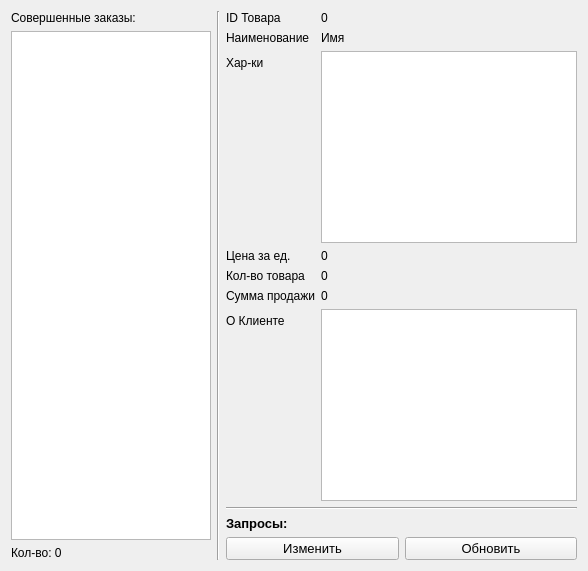
      <widget class="QWidget" name="page_6_finished_orders">
       <layout class="QHBoxLayout" name="horizontalLayout_15">
        <item>
         <layout class="QVBoxLayout" name="verticalLayout_13">
          <item>
           <widget class="QLabel" name="label_60">
            <property name="text">
             <string>Совершенные заказы:</string>
            </property>
           </widget>
          </item>
          <item>
           <widget class="QListView" name="_6_listView_finished_orders">
            <property name="sizePolicy">
             <sizepolicy hsizetype="Fixed" vsizetype="Expanding">
              <horstretch>0</horstretch>
              <verstretch>0</verstretch>
             </sizepolicy>
            </property>
            <property name="maximumSize">
             <size>
              <width>200</width>
              <height>16777215</height>
             </size>
            </property>
           </widget>
          </item>
          <item>
           <widget class="QLabel" name="_6_label_orders_count">
            <property name="text">
             <string>Кол-во: 0</string>
            </property>
           </widget>
          </item>
         </layout>
        </item>
        <item>
         <widget class="Line" name="line_10">
          <property name="orientation">
           <enum>Qt::Vertical</enum>
          </property>
         </widget>
        </item>
        <item>
         <layout class="QVBoxLayout" name="verticalLayout_14">
          <item>
           <layout class="QFormLayout" name="formLayout_6">
            <item row="0" column="0">
             <widget class="QLabel" name="label_72">
              <property name="text">
               <string>ID Товара</string>
              </property>
             </widget>
            </item>
            <item row="0" column="1">
             <widget class="QLabel" name="_6_label_product_id">
              <property name="text">
               <string>0</string>
              </property>
             </widget>
            </item>
            <item row="1" column="0">
             <widget class="QLabel" name="label_75">
              <property name="text">
               <string>Наименование</string>
              </property>
             </widget>
            </item>
            <item row="2" column="0">
             <widget class="QLabel" name="label_76">
              <property name="text">
               <string>Хар-ки</string>
              </property>
             </widget>
            </item>
            <item row="2" column="1">
             <widget class="QPlainTextEdit" name="_6_plainTextEdit_product_specs">
              <property name="minimumSize">
               <size>
                <width>0</width>
                <height>40</height>
               </size>
              </property>
              <property name="readOnly">
               <bool>true</bool>
              </property>
             </widget>
            </item>
            <item row="3" column="0">
             <widget class="QLabel" name="label_77">
              <property name="text">
               <string>Цена за ед.</string>
              </property>
             </widget>
            </item>
            <item row="3" column="1">
             <widget class="QLabel" name="_6_label_price_for_one">
              <property name="text">
               <string>0</string>
              </property>
             </widget>
            </item>
            <item row="4" column="0">
             <widget class="QLabel" name="label_78">
              <property name="text">
               <string>Кол-во товара</string>
              </property>
             </widget>
            </item>
            <item row="4" column="1">
             <widget class="QLabel" name="_6_label_count_of_product">
              <property name="text">
               <string>0</string>
              </property>
             </widget>
            </item>
            <item row="5" column="0">
             <widget class="QLabel" name="label_79">
              <property name="text">
               <string>Сумма продажи</string>
              </property>
             </widget>
            </item>
            <item row="5" column="1">
             <widget class="QLabel" name="_6_label_price">
              <property name="text">
               <string>0</string>
              </property>
             </widget>
            </item>
            <item row="6" column="0">
             <widget class="QLabel" name="label_80">
              <property name="text">
               <string>О Клиенте</string>
              </property>
             </widget>
            </item>
            <item row="6" column="1">
             <widget class="QPlainTextEdit" name="_6_plainTextEdit_client"/>
            </item>
            <item row="1" column="1">
             <widget class="QLabel" name="_6_label_product_name">
              <property name="text">
               <string>Имя</string>
              </property>
             </widget>
            </item>
           </layout>
          </item>
          <item>
           <widget class="Line" name="line_9">
            <property name="orientation">
             <enum>Qt::Horizontal</enum>
            </property>
           </widget>
          </item>
          <item>
           <widget class="QLabel" name="label_84">
            <property name="font">
             <font>
              <pointsize>10</pointsize>
              <weight>75</weight>
              <bold>true</bold>
             </font>
            </property>
            <property name="text">
             <string>Запросы:</string>
            </property>
           </widget>
          </item>
          <item>
           <layout class="QHBoxLayout" name="horizontalLayout_14">
            <item>
             <widget class="QPushButton" name="_6_pushButton_edit">
              <property name="font">
               <font>
                <pointsize>10</pointsize>
               </font>
              </property>
              <property name="text">
               <string>Изменить</string>
              </property>
              <property name="icon">
               <iconset>
                <normaloff>../../../.designer/backup/imgs/megaphone.png</normaloff>../../../.designer/backup/imgs/megaphone.png</iconset>
              </property>
             </widget>
            </item>
            <item>
             <widget class="QPushButton" name="_6_pushButton_update">
              <property name="font">
               <font>
                <pointsize>10</pointsize>
               </font>
              </property>
              <property name="text">
               <string>Обновить</string>
              </property>
              <property name="icon">
               <iconset>
                <normaloff>../../../.designer/backup/imgs/certification.png</normaloff>../../../.designer/backup/imgs/certification.png</iconset>
              </property>
             </widget>
            </item>
           </layout>
          </item>
         </layout>
        </item>
       </layout>
      </widget>
